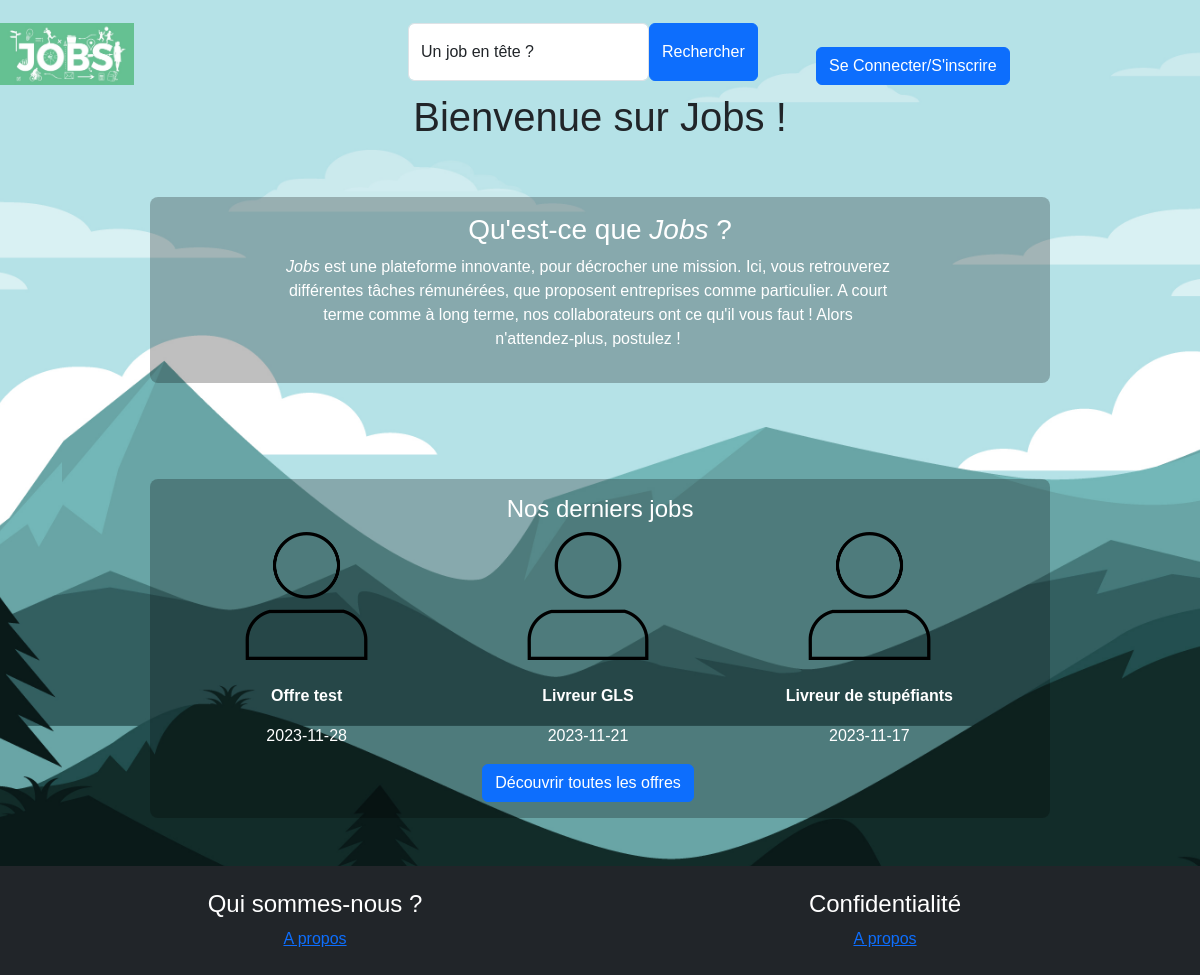
Before: / with the older database file.
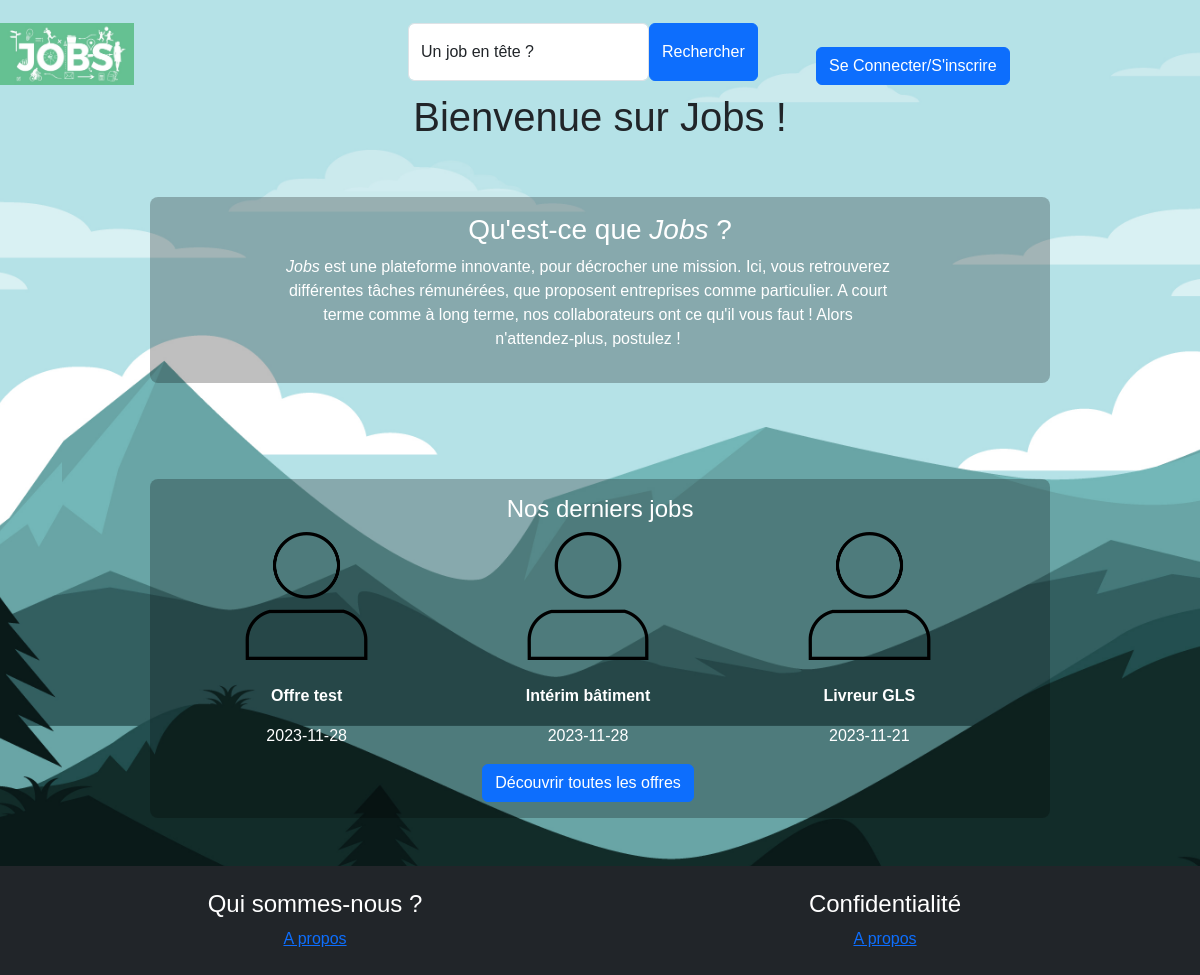
After: the same page with the newer database file.
### tables this page shows
CREATE TABLE `offre` (
  `idOffre` int(11) NOT NULL,
  `intitoffre` varchar(255) NOT NULL,
  `idAct` int(11) NOT NULL,
  `lieuTravail` varchar(100) NOT NULL,
  `idContrat` int(11) NOT NULL,
  `debutPeriod` date NOT NULL,
  `finPeriod` date DEFAULT NULL,
  `descOffre` text NOT NULL,
  `idEmployeur` int(11) NOT NULL,
  `idValidation` tinyint(1) NOT NULL DEFAULT 0,
  `datePublication` date NOT NULL DEFAULT current_timestamp()
);

### controleur/portail.php (called while the page is built)
<?php
    include_once('modele/mod_annonces.php');
    $dernieresAnnonces = getTopOffers();
    include_once('vue/vue_portail.php');

### modele/mod_annonces.php (called while the page is built, shortened)
<?php
function getTopOffers(){
    $bdd = db_connect();
    $req = $bdd->prepare("SELECT * FROM offre ORDER BY datePublication DESC LIMIT ".TOP_OFFERS_LIMIT);
    if(!$req->execute()) throw new Exception("Erreur Requête!");
    return $req->fetchAll(PDO::FETCH_ASSOC);
}
?>

### vue/vue_portail.php (the view)
<?php
    include "vue/vue_entete.php";
?>
<div>
  <div class="col-md-12">
    <h1 class="text text-center">Bienvenue sur Jobs !</h1>
  </div>
<br><br>
<section id="aPropos">
  <div class="rounded-3 col-md-9 row bg-black bg-opacity-25 w-75 mx-auto p-3 align-self-center text-white" id="#aPropos">
    <h3 class="text text-center">Qu'est-ce que <em>Jobs</em> ?</h3>
<br>
      <div class="row">
        <div class="col-md-8 w-75 mx-auto">
          <p class="text-center"><em>Jobs</em> est une plateforme innovante, pour décrocher une mission. Ici, vous retrouverez
          différentes tâches rémunérées, que proposent entreprises comme particulier. A court terme comme à long
          terme, nos collaborateurs ont ce qu'il vous faut ! Alors n'attendez-plus, postulez !</p>
        </div>
      </div>
    </div>
</section>
<br><br>
  </div>
  <br><br>
  <div class="rounded-3 col-md-9 row bg-black bg-opacity-25 w-75 mx-auto p-3 align-self-center text-white">
    <h4 class="text text-center">Nos derniers jobs</h4>
    <div class="row">
      <?php
          foreach ($dernieresAnnonces as $annonces)
          {
            $intitOffre = $annonces['intitoffre'];
            $datePublication = $annonces['datePublication'];
      ?>
            <div class="col-md-4 text-center">
              <img src="vue/images/user.png" title="image-theme" width="50%">
              <br><br>
              <p><b><?= $intitOffre ?></b></p>
              <p><?= $datePublication ?></p>
            </div>
      <?php
          }
       ?>
        <div class="text text-center">
          <a class="btn btn-primary" href="index.php?section=lesOffres" role="button">Découvrir toutes les offres</a>
        </div>
  </div>
</div>
<?php include_once("vue/vue_footer.php"); ?>

Changed rows visible on the page:
no longer on this page (row unchanged): offre: intitoffre "Livreur de stupéfiants", datePublication "2023-11-17"
added offre: intitoffre "Intérim bâtiment", datePublication "2023-11-28"
